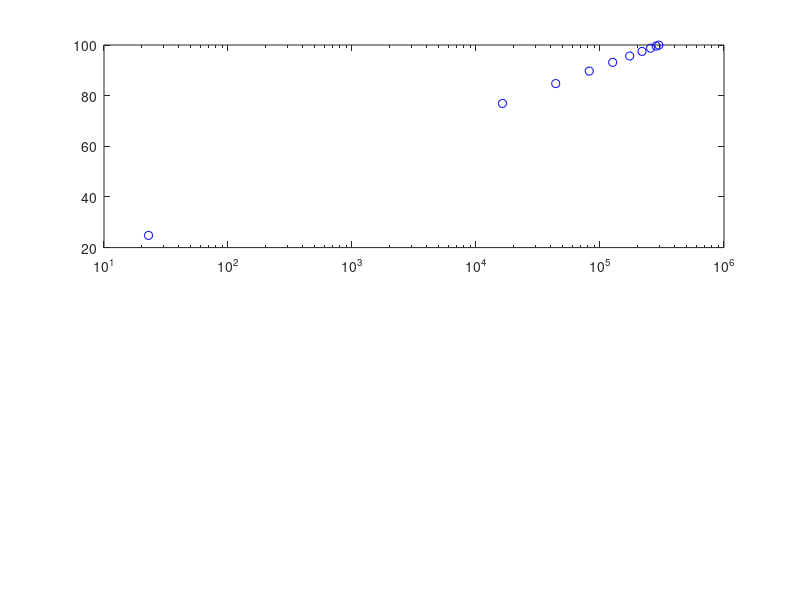

This chart was generated by the following MATLAB code: (Note: this script raises an error after producing the figure.)
clear all;
close all;
format compact;
format shortg;

% intervall in which to approximate
limit_start = 1;
limit_end = 3e5;
base = (limit_end)^(1/100); % of the log, meaning logb(limit_end) := 100 
logb = @(x) log(x)/log(base);

n = 10; % amount of nodes

% tschebyschow nodes:
k = linspace(1, n, n)';
tk = cos( (2*k -1)/(2*n)*pi )
% according to: https://en.wikipedia.org/wiki/Chebyshev_nodes#Definition
x_i = sort(  (limit_start + limit_end)/2 + (limit_end -limit_start)/2 * cos( (2*k -1)/(2*n)*pi )  )
x_i(1)=22.8643526713838;
f_i = logb(x_i);

%% berechne koeffizienten

%x_i = [1,2,3,4];
%f_i = [1,2,7,9];

f = zeros(length(f_i));
f(:,1) = f_i;
for s = 2:length(f_i)
    for z = 1:(length(f_i)-s+1)
%        fprintf('\nz%d, s%d ', z, s);
        f(z,s) = (f(z+1,s-1) - f(z,s-1) ) / ( x_i(z+s-1) - x_i(z) );
%        x_i(z)
%        x_i(z+s-1)
%        x_i(z+s-1) - x_i(z)
    end
%    fprintf('\n');
end

%% Plot P and points

subplot(2,1,1);
semilogx(x_i, f_i, 'ob', 'DisplayName', 'Tschebyschew Knoten');
hold on;
xP = logspace(log10(1),log10(limit_end), 1e4);
yP = zeros(length(xP),1);
for fehlerIndex=1:length(xP)
    yP(fehlerIndex) = P(f, x_i, xP(fehlerIndex));
end
plot(xP, yP, 'b-', 'DisplayName', 'P(f)(x)');
hold on;
%f_interp = interp1(x_i, f_i, xP)';
%plot(xP, f_interp, '.r-');

%%original function
funcX = logspace(log10(min(xP)), log10(max(xP)), length(xP));
funcY = logb(funcX)';
plot(funcX, funcY, 'g-', 'DisplayName', 'f(x) = logb');

legend('Location','SouthEast');
xlabel('x');
ylabel('y');

title('funktion und approximation');

%% plot error

subplot(2,1,2);
err = abs(funcY - yP);
plot(xP, err, '.r-');
xlabel('x');
ylabel('fehler');
legend('|f-P(f)| = error');
title('fehler');

[max_fehler, fehlerIndex] = max(err)
worstApproxX = xP(fehlerIndex)









